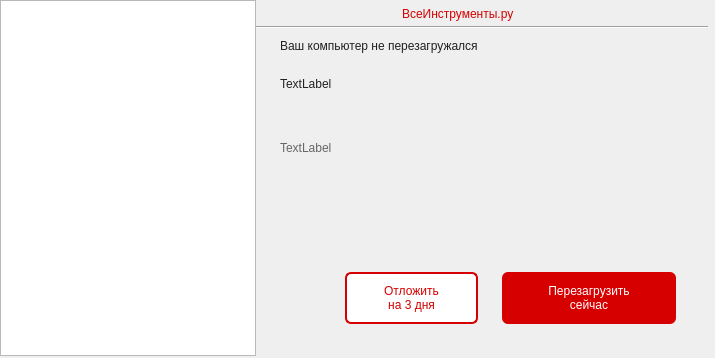
<?xml version="1.0" encoding="UTF-8"?>
<ui version="4.0">
 <class>MainWindow</class>
 <widget class="QMainWindow" name="MainWindow">
  <property name="enabled">
   <bool>true</bool>
  </property>
  <property name="minimumSize">
   <size>
    <width>715</width>
    <height>358</height>
   </size>
  </property>
  <property name="windowTitle">
   <string>MainWindow</string>
  </property>
  <widget class="QWidget" name="centralwidget">
   <property name="enabled">
    <bool>true</bool>
   </property>
   <property name="minimumSize">
    <size>
     <width>715</width>
     <height>358</height>
    </size>
   </property>
   <widget class="QPushButton" name="restartButton">
    <property name="geometry">
     <rect>
      <x>502</x>
      <y>272</y>
      <width>174</width>
      <height>52</height>
     </rect>
    </property>
    <property name="sizePolicy">
     <sizepolicy hsizetype="Maximum" vsizetype="Maximum">
      <horstretch>0</horstretch>
      <verstretch>0</verstretch>
     </sizepolicy>
    </property>
    <property name="minimumSize">
     <size>
      <width>174</width>
      <height>52</height>
     </size>
    </property>
    <property name="maximumSize">
     <size>
      <width>174</width>
      <height>52</height>
     </size>
    </property>
    <property name="baseSize">
     <size>
      <width>174</width>
      <height>52</height>
     </size>
    </property>
    <property name="cursor">
     <cursorShape>PointingHandCursor</cursorShape>
    </property>
    <property name="mouseTracking">
     <bool>false</bool>
    </property>
    <property name="styleSheet">
     <string notr="true">background-color: rgb(214, 0, 0);
border-radius: 6px;
color: #FFFFFF;</string>
    </property>
    <property name="text">
     <string>Перезагрузить
сейчас</string>
    </property>
   </widget>
   <widget class="QPushButton" name="waitButton">
    <property name="geometry">
     <rect>
      <x>345</x>
      <y>272</y>
      <width>133</width>
      <height>52</height>
     </rect>
    </property>
    <property name="sizePolicy">
     <sizepolicy hsizetype="Maximum" vsizetype="Maximum">
      <horstretch>0</horstretch>
      <verstretch>0</verstretch>
     </sizepolicy>
    </property>
    <property name="minimumSize">
     <size>
      <width>133</width>
      <height>52</height>
     </size>
    </property>
    <property name="maximumSize">
     <size>
      <width>133</width>
      <height>52</height>
     </size>
    </property>
    <property name="baseSize">
     <size>
      <width>133</width>
      <height>52</height>
     </size>
    </property>
    <property name="cursor">
     <cursorShape>PointingHandCursor</cursorShape>
    </property>
    <property name="styleSheet">
     <string notr="true">background-color: rgb(255, 255, 255);
border: 2px solid #D60000;
border-radius: 6px;
color: #D60000;</string>
    </property>
    <property name="text">
     <string>Отложить
на 3 дня</string>
    </property>
   </widget>
   <widget class="QWidget" name="widget" native="true">
    <property name="enabled">
     <bool>true</bool>
    </property>
    <property name="geometry">
     <rect>
      <x>0</x>
      <y>0</y>
      <width>256</width>
      <height>356</height>
     </rect>
    </property>
    <property name="minimumSize">
     <size>
      <width>256</width>
      <height>356</height>
     </size>
    </property>
    <property name="maximumSize">
     <size>
      <width>256</width>
      <height>356</height>
     </size>
    </property>
    <property name="baseSize">
     <size>
      <width>256</width>
      <height>356</height>
     </size>
    </property>
    <property name="whatsThis">
     <string>position: absolute;
width: 256px;
height: 356px;
left: 0px;
top: 0px;

background: linear-gradient(180deg, #FE4545 0%, #E10404 100%);</string>
    </property>
    <widget class="QGraphicsView" name="graphicsView">
     <property name="geometry">
      <rect>
       <x>0</x>
       <y>0</y>
       <width>256</width>
       <height>356</height>
      </rect>
     </property>
     <property name="sizePolicy">
      <sizepolicy hsizetype="Maximum" vsizetype="Maximum">
       <horstretch>0</horstretch>
       <verstretch>0</verstretch>
      </sizepolicy>
     </property>
     <property name="minimumSize">
      <size>
       <width>256</width>
       <height>356</height>
      </size>
     </property>
     <property name="maximumSize">
      <size>
       <width>256</width>
       <height>356</height>
      </size>
     </property>
     <property name="baseSize">
      <size>
       <width>256</width>
       <height>356</height>
      </size>
     </property>
     <property name="styleSheet">
      <string notr="true">gridline-color: qlineargradient(spread:pad, x1:0.25, y1:0.267045, x2:1, y2:1, stop:0 rgba(254, 69, 69, 255), stop:1 rgba(225, 4, 4, 255));
</string>
     </property>
     <property name="backgroundBrush">
      <brush brushstyle="NoBrush">
       <color alpha="255">
        <red>255</red>
        <green>102</green>
        <blue>0</blue>
       </color>
      </brush>
     </property>
    </widget>
    <widget class="QLabel" name="label_2">
     <property name="enabled">
      <bool>true</bool>
     </property>
     <property name="geometry">
      <rect>
       <x>75</x>
       <y>20</y>
       <width>105</width>
       <height>105</height>
      </rect>
     </property>
     <property name="minimumSize">
      <size>
       <width>105</width>
       <height>105</height>
      </size>
     </property>
     <property name="maximumSize">
      <size>
       <width>105</width>
       <height>105</height>
      </size>
     </property>
     <property name="baseSize">
      <size>
       <width>105</width>
       <height>105</height>
      </size>
     </property>
     <property name="text">
      <string>&lt;html&gt;&lt;head/&gt;&lt;body&gt;&lt;p&gt;&lt;img src=&quot;:/icons/icons/Frame.png&quot;/&gt;&lt;/p&gt;&lt;/body&gt;&lt;/html&gt;</string>
     </property>
    </widget>
    <widget class="QLabel" name="label">
     <property name="geometry">
      <rect>
       <x>16</x>
       <y>132</y>
       <width>224</width>
       <height>224</height>
      </rect>
     </property>
     <property name="minimumSize">
      <size>
       <width>224</width>
       <height>224</height>
      </size>
     </property>
     <property name="maximumSize">
      <size>
       <width>224</width>
       <height>224</height>
      </size>
     </property>
     <property name="baseSize">
      <size>
       <width>224</width>
       <height>224</height>
      </size>
     </property>
     <property name="text">
      <string>&lt;html&gt;&lt;head/&gt;&lt;body&gt;&lt;p&gt;&lt;img src=&quot;:/icons/icons/pc.png&quot;/&gt;&lt;/p&gt;&lt;/body&gt;&lt;/html&gt;</string>
     </property>
     <property name="wordWrap">
      <bool>false</bool>
     </property>
     <property name="indent">
      <number>-1</number>
     </property>
    </widget>
   </widget>
   <widget class="QLabel" name="label_static">
    <property name="geometry">
     <rect>
      <x>280</x>
      <y>32</y>
      <width>420</width>
      <height>28</height>
     </rect>
    </property>
    <property name="sizePolicy">
     <sizepolicy hsizetype="Fixed" vsizetype="Fixed">
      <horstretch>0</horstretch>
      <verstretch>0</verstretch>
     </sizepolicy>
    </property>
    <property name="minimumSize">
     <size>
      <width>420</width>
      <height>28</height>
     </size>
    </property>
    <property name="maximumSize">
     <size>
      <width>420</width>
      <height>28</height>
     </size>
    </property>
    <property name="baseSize">
     <size>
      <width>420</width>
      <height>28</height>
     </size>
    </property>
    <property name="styleSheet">
     <string notr="true">color: rgb(33, 33, 33);</string>
    </property>
    <property name="text">
     <string>Ваш компьютер не перезагружался</string>
    </property>
   </widget>
   <widget class="QLabel" name="label_days">
    <property name="geometry">
     <rect>
      <x>280</x>
      <y>64</y>
      <width>271</width>
      <height>40</height>
     </rect>
    </property>
    <property name="minimumSize">
     <size>
      <width>271</width>
      <height>40</height>
     </size>
    </property>
    <property name="maximumSize">
     <size>
      <width>271</width>
      <height>40</height>
     </size>
    </property>
    <property name="baseSize">
     <size>
      <width>271</width>
      <height>40</height>
     </size>
    </property>
    <property name="styleSheet">
     <string notr="true">color: rgb(33, 33, 33);</string>
    </property>
    <property name="text">
     <string>TextLabel</string>
    </property>
   </widget>
   <widget class="QLabel" name="label_description">
    <property name="geometry">
     <rect>
      <x>280</x>
      <y>124</y>
      <width>396</width>
      <height>48</height>
     </rect>
    </property>
    <property name="sizePolicy">
     <sizepolicy hsizetype="Maximum" vsizetype="Maximum">
      <horstretch>0</horstretch>
      <verstretch>0</verstretch>
     </sizepolicy>
    </property>
    <property name="minimumSize">
     <size>
      <width>396</width>
      <height>48</height>
     </size>
    </property>
    <property name="maximumSize">
     <size>
      <width>394</width>
      <height>48</height>
     </size>
    </property>
    <property name="baseSize">
     <size>
      <width>396</width>
      <height>48</height>
     </size>
    </property>
    <property name="styleSheet">
     <string notr="true">color: rgb(101, 101, 101);</string>
    </property>
    <property name="text">
     <string>TextLabel</string>
    </property>
   </widget>
   <widget class="QLabel" name="label_static_2">
    <property name="enabled">
     <bool>true</bool>
    </property>
    <property name="geometry">
     <rect>
      <x>402</x>
      <y>0</y>
      <width>181</width>
      <height>28</height>
     </rect>
    </property>
    <property name="styleSheet">
     <string notr="true">color: #D60000;</string>
    </property>
    <property name="text">
     <string>ВсеИнструменты.ру</string>
    </property>
   </widget>
   <widget class="Line" name="line">
    <property name="geometry">
     <rect>
      <x>256</x>
      <y>25</y>
      <width>452</width>
      <height>5</height>
     </rect>
    </property>
    <property name="minimumSize">
     <size>
      <width>452</width>
      <height>5</height>
     </size>
    </property>
    <property name="maximumSize">
     <size>
      <width>452</width>
      <height>5</height>
     </size>
    </property>
    <property name="sizeIncrement">
     <size>
      <width>452</width>
      <height>5</height>
     </size>
    </property>
    <property name="baseSize">
     <size>
      <width>452</width>
      <height>5</height>
     </size>
    </property>
    <property name="styleSheet">
     <string notr="true">color: rgb(33, 33, 33);</string>
    </property>
    <property name="orientation">
     <enum>Qt::Horizontal</enum>
    </property>
   </widget>
  </widget>
 </widget>
 <resources/>
 <connections/>
</ui>
